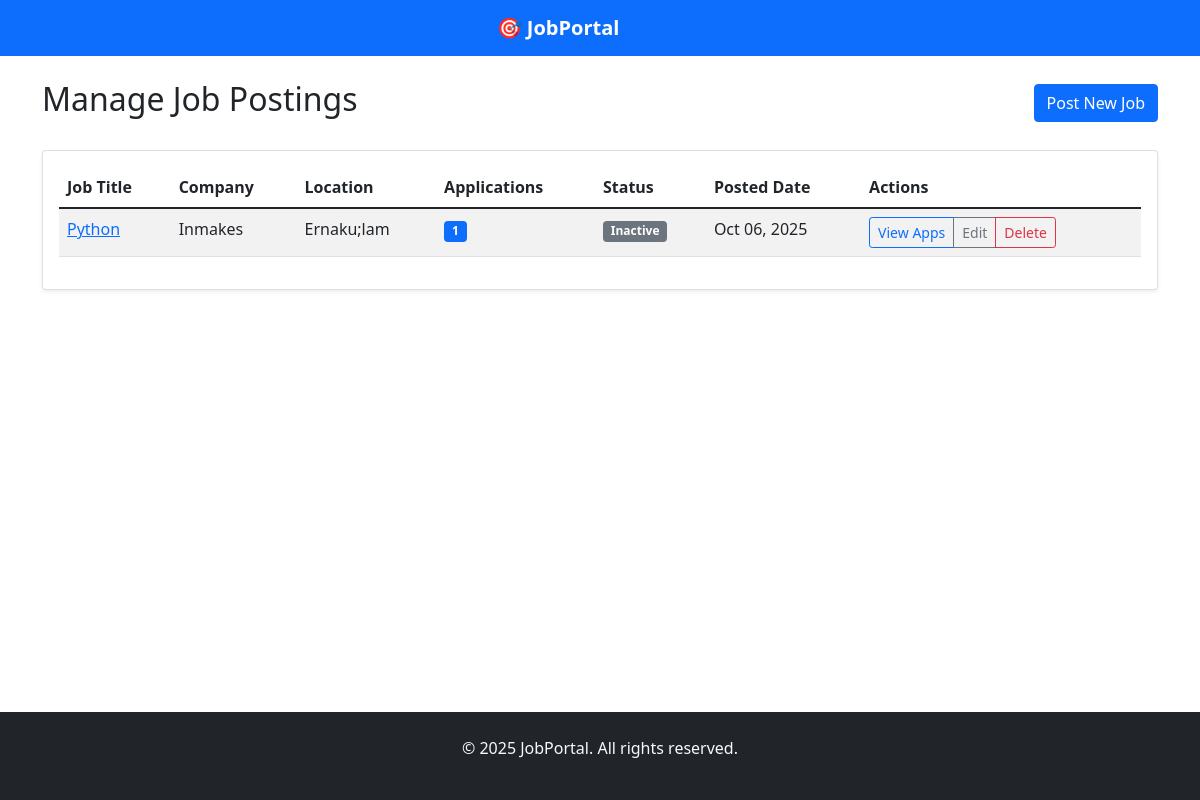
Screenshot of /manage-jobs/ (signed in) with the database file from the repository.
### Portal/models.py (models this page shows, shortened)
class Job(models.Model):
    employer = models.ForeignKey(
        User,
        on_delete=models.CASCADE,
        related_name="jobs",
        limit_choices_to={"role": "employer"},
    )
    title = models.CharField(max_length=120)
    description = models.TextField()
    salary = models.CharField(max_length=50, blank=True)
    location = models.CharField(max_length=120)
    category = models.CharField(max_length=120)
    company = models.CharField(max_length=120)
    created_at = models.DateTimeField(auto_now_add=True)
    class Meta:
        ordering = ["-created_at"]

### Portal/views.py (the view)
# urls.py: path("manage-jobs/", views.manage_jobs, name="manage_jobs"),
@login_required
def manage_jobs(request):
    jobs = Job.objects.filter(employer=request.user).order_by("-created_at")
    return render(request, "employer/manage_jobs.html", {"jobs": jobs})

### templates/employer/manage_jobs.html (shortened to what this page needs)
{% extends 'base.html' %}
{% block content %}
<div class="row">
    <div class="col-12">
        <div class="d-flex justify-content-between align-items-center mb-4">
            <h2>Manage Job Postings</h2>
            <a href="{% url 'post_job' %}" class="btn btn-primary">Post New Job</a>
        </div>
        {% if jobs %}
        <div class="card">
            <div class="card-body">
                <div class="table-responsive">
                    <table class="table table-striped">
                        <thead>
                            <tr>
                                <th>Job Title</th>
                                <th>Company</th>
                                <th>Location</th>
                                <th>Applications</th>
                                <th>Status</th>
                                <th>Posted Date</th>
                                <th>Actions</th>
                            </tr>
                        </thead>
                        <tbody>
                            {% for job in jobs %}
                            <tr>
                                <td>
                                    <a href="{% url 'job_detail' job.id %}">{{ job.title }}</a>
                                </td>
                                <td>{{ job.company }}</td>
                                <td>{{ job.location }}</td>
                                <td>
                                    <a href="{% url 'view_applications' job.id %}" class="badge bg-primary text-decoration-none">
                                        {{ job.applications.count }}
                                    </a>
                                </td>
                                <td>
                                    {% if job.is_active %}
                                    <span class="badge bg-success">Active</span>
                                    {% else %}
                                    <span class="badge bg-secondary">Inactive</span>
                                    {% endif %}
                                </td>
                                <td>{{ job.created_at|date:"M d, Y" }}</td>
                                <td>
                                    <div class="btn-group btn-group-sm">
                                        <a href="{% url 'view_applications' job.id %}" class="btn btn-outline-primary">View Apps</a>
                                        <a href="{% url 'edit_job' job.id %}" class="btn btn-outline-secondary">Edit</a>
                                        <button type="button" class="btn btn-outline-danger" data-bs-toggle="modal" data-bs-target="#deleteModal{{ job.id }}">Delete</button>
                                    </div>
                                </td>
                            </tr>
                            {% endfor %}
                        </tbody>
                    </table>
                </div>
            </div>
        </div>
        {% endif %}
    </div>
</div>
{% endblock %}

### templates/base.html (style rules this page uses)
.card { box-shadow: 0 0.125rem 0.25rem rgba(0, 0, 0, 0.075); border: 1px solid rgba(0, 0, 0, 0.125); }
body { display: flex; flex-direction: column; min-height: 100vh; }

### rows the page displays
Job: title "Python", company "Inmakes", location "Ernaku;lam", applications.count "1", created_at "Oct 06, 2025"
